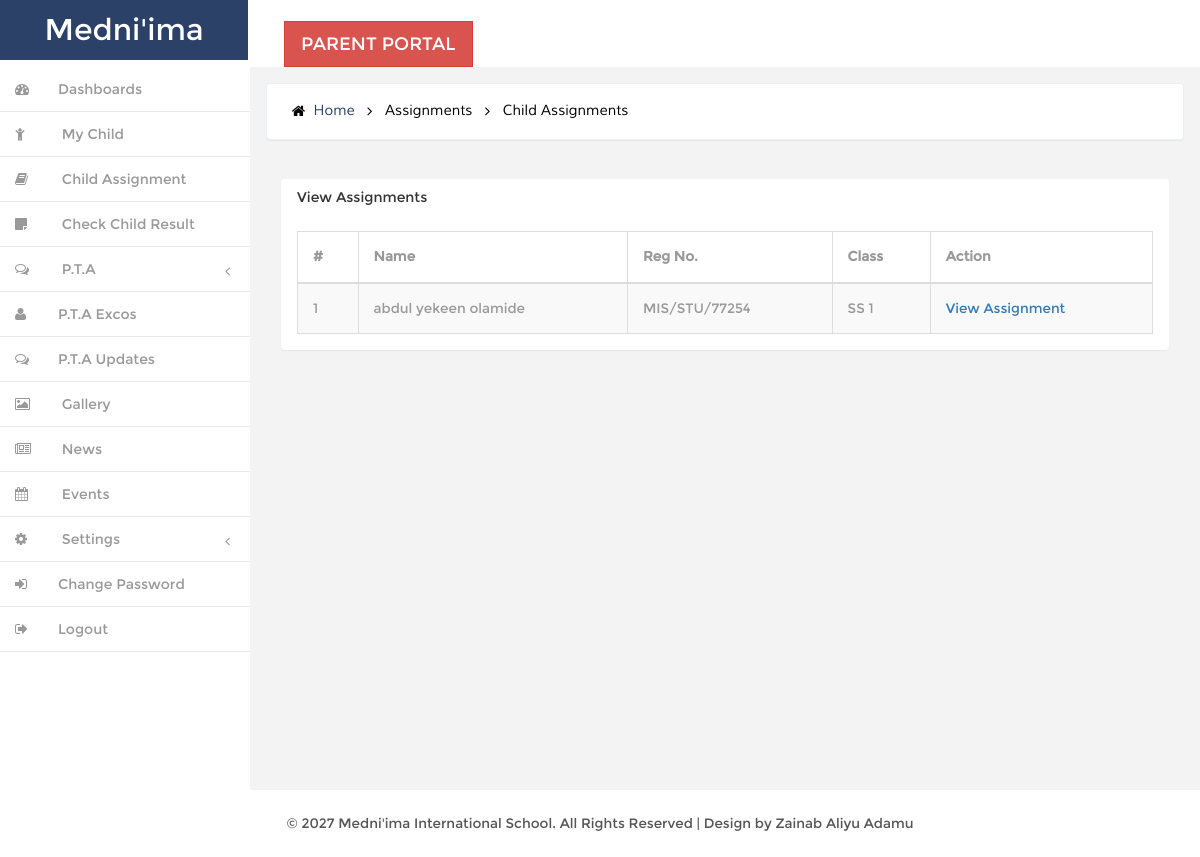
/parent/child-assignment.php (signed in), run on the app's committed database.
### tables this page shows
CREATE TABLE IF NOT EXISTS `tblassignment` (
  `id` int(11) NOT NULL,
  `name` varchar(250) NOT NULL,
  `teacher_id` int(11) NOT NULL,
  `class_id` int(11) NOT NULL,
  `subject_id` int(11) NOT NULL,
  `question` text NOT NULL,
  `dead_line_date` date NOT NULL,
  `dead_line_time` varchar(20) NOT NULL,
  `created_date` datetime NOT NULL,
  `status` enum('0','1') NOT NULL DEFAULT '1',
  `lastupdate` timestamp NOT NULL DEFAULT CURRENT_TIMESTAMP ON UPDATE CURRENT_TIMESTAMP
);

CREATE TABLE IF NOT EXISTS `tblstudents` (
  `StudentId` int(11) NOT NULL,
  `StudentName` varchar(100) NOT NULL,
  `RollId` varchar(100) NOT NULL,
  `password` text NOT NULL,
  `StudentEmail` varchar(100) NOT NULL,
  `Gender` varchar(10) NOT NULL,
  `photo` text NOT NULL,
  `DOB` varchar(100) NOT NULL,
  `ClassId` int(11) NOT NULL,
  `parent_id` int(11) NOT NULL,
  `address` text NOT NULL,
  `state` varchar(200) NOT NULL,
  `LGA` varchar(200) NOT NULL,
  `town` varchar(200) NOT NULL,
  `sport_house` varchar(200) NOT NULL,
  `fee_payment_status` enum('0','1') NOT NULL DEFAULT '0',
  `F_school_name` text NOT NULL,
  `F_school_address` text NOT NULL,
  `F_school_date` date NOT NULL,
  `RegDate` timestamp NOT NULL DEFAULT CURRENT_TIMESTAMP,
  `UpdationDate` timestamp NULL DEFAULT NULL ON UPDATE CURRENT_TIMESTAMP,
  `Status` int(1) NOT NULL
);

CREATE TABLE IF NOT EXISTS `tblclasses` (
  `id` int(11) NOT NULL,
  `ClassName` varchar(80) DEFAULT NULL,
  `ClassNameNumeric` enum('1','2','3') NOT NULL,
  `Section` varchar(5) NOT NULL,
  `CreationDate` timestamp NOT NULL DEFAULT CURRENT_TIMESTAMP,
  `UpdationDate` timestamp NOT NULL DEFAULT '0000-00-00 00:00:00' ON UPDATE CURRENT_TIMESTAMP
);

### controller/header.php (called while the page is built, shortened)
<?php
require_once __DIR__ . '/config.php';
if(($db=="" || $db->connect_error))
{
    header("Location: /installation/");
}
else{
include __DIR__ . '/func.php';
$iSMartFUN = new Ismart_Controller($db);
}
?>

### parent/engine/tophead.php (called while the page is built, shortened)
<?php
if($_SESSION['plogin'] == ""){
ob_end_clean();
		$url=''.SITE_URL.'login';
        header("Location: $url");
        exit();
}else{
$get_parent_condition['where'] = array('id' =>$_SESSION['plogin']);
$get_parent_condition['return_type'] = 'single';
$parent_datail = $iSMartFUN->getTRows('tblparent',$get_parent_condition);
}
?>

### controller/func.php (called while the page is built, shortened)
<?php
class Ismart_Controller {
	var $db;
	function __construct($db){
		$this->db = $db;
            	}
public function getTRows($table,$conditions = array()){
		$sql = 'SELECT ';
		$sql .= array_key_exists("select",$conditions)?$conditions['select']:'*';
		$sql .= ' FROM '.$table;
		if(array_key_exists("where",$conditions)){
			$sql .= ' WHERE ';
			$i = 0;
			foreach($conditions['where'] as $key => $value){
				$pre = ($i > 0)?' AND ':'';
				$sql .= $pre.$key." = '".$value."'";
				$i++;
			}
		}
		$result = $this->db->query($sql);
		if(array_key_exists("return_type",$conditions) && $conditions['return_type'] != 'all'){
			switch($conditions['return_type']){
				case 'single':
					$data = $result->fetch_object();
					break;
			}
		}else{
			if($result->num_rows > 0){
				while($row = $result->fetch_object()){
					$data[] = $row;
				}
			}
		}
		return !empty($data)?$data:false;
	}
}
?>

### parent/child-assignment.php (the view, shortened to what this page needs)
<?php
include '../controller/header.php';
include 'engine/tophead.php';
include("design/nav.html");?>
    </head>
		     <div class="banner">
		    	<h2>
				<a href="index.php"><i class="fa fa-home"></i> Home</a>
				<i class="fa fa-angle-right"></i>
                <span>Assignments</span>
                <i class="fa fa-angle-right"></i>
				<span>Child Assignments</span>
				</h2>
		    </div>
    <div class="blank">
        <div class="main-wrapper">
            <div class="content-wrapper">
                <div class="content-container">
                    <div class="main-page">
                        <br>
                        <section class="section">
                            <div class="container-fluid">
                                <div class="row">
                                    <div class="col-md-12">
                                        <div class="panel">
                                            <div class="panel-heading">
                                                <div class="panel-title">
                                                    <h5>View Assignments </h5>
                                                </div>
                                            </div>
                                            <div class="panel-body p-20">
                                                <table id="example" class="display table table-striped table-bordered" cellspacing="0" width="100%">
                                                    <thead>
                                                        <tr>
                                                            <th>#</th>
                                                            <th>Name</th>
                                                            <th>Reg No.</th>
                                                            <th>Class</th>
                                                            <th>Action</th>
                                                        </tr>
                                                    </thead>
                                                    <tbody>
<?php
$query  =  $db->query("SELECT tblstudents.*, tblassignment.name,tblassignment.id as assignment_id,tblassignment.dead_line_date,tblassignment.teacher_id,tblassignment.status,tblassignment.class_id,tblassignment.subject_id,tblclasses.ClassName,tblclasses.Section,tblclasses.id,tblsubjects.id as subid,tblsubjects.SubjectName from tblassignment join tblclasses on tblclasses.id=tblassignment.class_id join tblsubjects on tblsubjects.id = tblassignment.subject_id join tblstudents on tblstudents.ClassId=tblassignment.class_id where tblstudents.parent_id='$parent_datail->id'");
$cnt=1;
if($query->num_rows > 0)
{
while($result = $query->fetch_object())
{
?>
<tr>
 <td><?php echo htmlentities($cnt);?></td>
                                                            <td><?php echo htmlentities($result->StudentName);?></td>
                                                            <td><?php echo htmlentities($result->RollId);?></td>
                                                            <td><?php echo htmlentities($result->ClassName);?></td>
<td>
<a href="view-assignment.php?asid=<?php echo htmlentities($result->StudentId);?>">View Assignment </a>
</td>
</tr>
<?php $cnt=$cnt+1;}} ?>
                                                    </tbody>
                                                </table>
                                            </div>
                                        </div>
                                    </div>
                                                </div>
                                            </div>
                                        </div>
                                    </div>
                                </div>
                            </div>
                    </div>
                </div>
            </div>
        </div>

### res/css/style.css (style rules this page uses)
h4, h5, h6, h1, h2, h3 { margin: 0; }
ul, ol { margin: 0;padding: 0; }
p { margin: 0; }
html, body { font-family:'Montserrat-Regular'; font-size: 100%; background:#F3F3F4; overflow-x: hidden; }
body a { transition:0.5s all; -webkit-transition:0.5s all; -moz-transition:0.5s all; -o-transition:0.5s all; -ms-transition:0.5s all; }
div#wrapper { background-color: #fff; }
.navbar-default.sidebar { background-color: #fff; }
h1 a.navbar-brand { color: #fff !important; font-size: 30px; font-weight: 500; padding: 20px 0px; background: #2c4167; text-align: center; width:248px; height: 60px; }
i.nav_icon { color: #fff; margin-right:6px; }
.sidebar ul li a { color: #999; font-size:14px; }
.hvr-bounce-to-right { display: inline-block; vertical-align: middle; -webkit-transform: translateZ(0); transform: translateZ(0); box-shadow: 0 0 1px rgba(0, 0, 0, 0); -webkit-backface-visibility: hidden; backface-visibility: hidden; -moz-osx-font-smoothing: grayscale; position: relative; -webkit-transition-property: color; transition-property: color; -webkit-transition-duration: 0.5s; transition-duration: 0.5s; }
.hvr-bounce-to-right:before { content: ""; position: absolute; z-index: -1; top: 0; left: 0; right: 80%; bottom: 0; background:#7f8c8d; -webkit-transform: scaleX(0); transform: scaleX(0); -webkit-transform-origin: 0 50%; transform-origin: 0 50%; -webkit-transition-property: transform; transition-property: transform; -webkit-transition-duration: 0.5s; transition-duration: 0.5s; -webkit-transition-timing-function: ease-out; transition-timing-function: ease-out; }
.nav > li > a { color: #999; font-weight:500; padding: 0px 20px 0px 0px; font-size: 0.85em; border-bottom: 1px solid #E9E9E9; }
.nav > li > a i { margin-right: 14px; }
i.nav_icon { color: #999; padding: 15px; width: 44px; height: 44px; }
span.fa.arrow { margin-top: 17px; }
@media (min-width: 768px) { #page-wrapper { position: inherit; margin: 0 0 0 240px; min-height: 1000px; } }
.content-main { background-color: #F3F3F4; padding-top: 1em; }
.full-top { float:left; }
.border-bottom { background-color: #fff; }
.full-left { float: left; width: 40%; margin-left: 3%; margin-top: 1.3em; }
.banner { background: #fff; display: block; margin: 0em 1em ; padding:1em; border: 1px solid #ebeff6; border-color: #ebeff6; border-radius: 4px; -webkit-border-radius: 4px; -o-border-radius: 4px; -moz-border-radius: 4px; -ms-border-radius: 4px; -webkit-box-shadow: 0 1px 1px rgba(0,0,0,.05); box-shadow: 0 1px 1px rgba(0,0,0,.05); }
.banner h2 { font-size:0.9em; }
.banner h2 a { color:#2c4167; text-decoration:none; font-family: 'Muli-Regular'; padding:0.3em ; }
.banner h2 span { color:#000; font-family: 'Muli-Regular'; padding:0.3em ; }
.banner h2 i { color:#000; vertical-align:middle; padding:0.3em ; }
.blank { padding: 1em; min-height: 650px; }
.btn { border-radius: 0px; outline: none; }
.table td, .table>tbody>tr>td, .table>tbody>tr>th, .table>tfoot>tr>td, .table>tfoot>tr>th, .table>thead>tr>td, .table>thead>tr>th { padding: 15px !important; font-size: 0.85em; color: #999; border-top: none !important; }
.table { margin-bottom: 0; }
.copy { background:#fff; text-align:center; padding:1.5em 0; }
.copy p, .copy-right p { font-size:0.85em; color:#555; }

### res/css/custom.css (style rules this page uses)
#wrapper { width: 100%; }
#page-wrapper { min-height: 568px; }
@media (min-width:768px) { #page-wrapper { position: inherit; margin: 0 0 0 250px; } }
.sidebar .sidebar-nav.navbar-collapse { padding-right: 0; padding-left: 0; }
.sidebar .arrow { float: right; }
.sidebar .fa.arrow:before { content: "\f104"; }
.sidebar .nav-second-level li, .sidebar .nav-third-level li { border-bottom: 0!important; }
@media (min-width:768px) { .sidebar { z-index: 1; position: absolute; width: 250px; } }

### data on the page
tblassignment: tblstudents.StudentName "abdul yekeen olamide", tblstudents.RollId "MIS/STU/77254", class.ClassName "SS 1"
